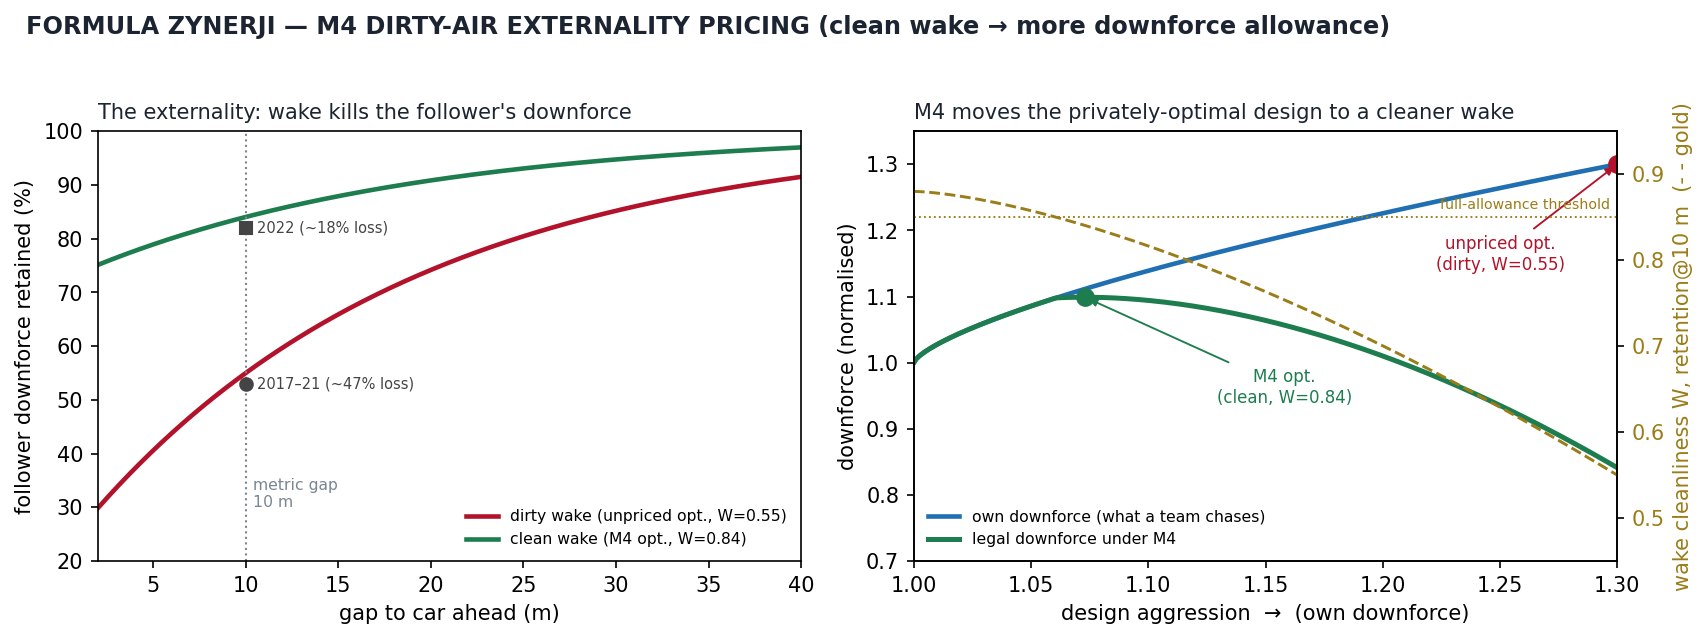

The Python source for this figure:
"""Formula Zynerji — the M4 dirty-air externality-pricing schedule, made concrete.

A car that chases maximum own-downforce tends to shed a dirtier wake, which destroys the
following car's downforce and so destroys overtaking. That loss is an externality: the cost
lands on racing, not on the team that caused it. M4 prices it. At the design stage each car's
CFD reports (a) its own peak downforce and (b) the downforce a standard follower retains in its
wake at a reference gap (wake cleanliness W). The legal downforce allowance is then scaled by W:
a clean wake keeps its full allowance, a dirty wake is docked. The privately-optimal design
therefore moves to a cleaner wake -- raceability bought without Balance-of-Performance and
without DRS.

  python modeling/aero_dirty_air.py  ->  modeling/aero_dirty_air.{pdf,svg,png} + printed numbers

Published anchors (orders of magnitude, FIA / Pat Symonds public figures):
  * 2017-21-generation cars: a follower lost ~35% downforce at ~20 m and ~47% at ~10 m.
  * 2022 ground-effect rules cut that to ~4% at 20 m and ~18% at 10 m.
The frontier W(x) and the allowance schedule g(W) below are an illustrative calibration; the
mechanism (and the direction of the equilibrium shift) is the point, not the exact constants.
"""
import sys, numpy as np
try: sys.stdout.reconfigure(encoding="utf-8")
except Exception: pass
import matplotlib; matplotlib.use("Agg"); import matplotlib.pyplot as plt
INK="#1b2430"; ACC="#b3122b"; BLUE="#1f6fb2"; MUT="#7a8694"; GREEN="#1e7d4f"; GOLD="#9a7d18"

GAP_REF = 10.0           # reference following gap for the wake metric, m
W_CLEAN = 0.85           # retention at/above which no allowance is docked

# --- design frontier: own-downforce up, wake cleanliness down (diminishing / convex) ---
x = np.linspace(1.0, 1.30, 301)              # design aggression (own downforce, normalised)
DF_own = 1.0 + 0.30*((x-1.0)/0.30)**0.7      # concave gain, +30% at the aggressive end
W      = 0.88 - 0.33*((x-1.0)/0.30)**1.5     # retention@10m: 0.88 (clean) -> 0.55 (dirty)

# --- M4 allowance schedule: keep full allowance if clean, docked if dirty (capped at 1) ---
def g_allow(w):  return np.clip(w/W_CLEAN, 0.0, 1.0)
DF_legal = DF_own * g_allow(W)               # downforce a team may actually run under M4

i_unpriced = int(np.argmax(DF_own))          # no M4: chase raw downforce -> dirtiest end
i_m4       = int(np.argmax(DF_legal))        # with M4: maximise legal downforce -> interior
W_unpriced, W_m4 = W[i_unpriced], W[i_m4]

print(f"""
FORMULA ZYNERJI — M4 DIRTY-AIR PRICING (illustrative calibration)
  reference gap ............ {GAP_REF:.0f} m ; full-allowance threshold W >= {W_CLEAN:.2f}
  UNPRICED optimum ......... design x={x[i_unpriced]:.2f}, own-DF {DF_own[i_unpriced]:.2f},
                             follower retention W={W_unpriced:.2f}  -> {(1-W_unpriced)*100:.0f}% loss (poor racing)
  M4-PRICED optimum ........ design x={x[i_m4]:.2f}, own-DF {DF_own[i_m4]:.2f},
                             legal-DF {DF_legal[i_m4]:.2f}, retention W={W_m4:.2f} -> {(1-W_m4)*100:.0f}% loss
  EFFECT ................... equilibrium follower retention {W_unpriced:.2f} -> {W_m4:.2f}
                             (+{(W_m4-W_unpriced)*100:.0f} pts), at {(1-DF_legal[i_m4]/DF_own[i_unpriced])*100:.0f}% less realised downforce
""")

# --- wake decay vs gap for the two resulting designs (illustrative shape, anchored at 10 m) ---
def retention(gap, W10, tau=18.0):
    return 1.0 - (1.0 - W10)*np.exp(-(gap - GAP_REF)/tau)
gaps = np.linspace(2, 40, 200)

fig, (axA, axB) = plt.subplots(1, 2, figsize=(11.5, 4.4))

# Panel A: follower downforce vs gap
axA.plot(gaps, retention(gaps, W_unpriced)*100, color=ACC, lw=2.2,
         label=f"dirty wake (unpriced opt., W={W_unpriced:.2f})")
axA.plot(gaps, retention(gaps, W_m4)*100, color=GREEN, lw=2.2,
         label=f"clean wake (M4 opt., W={W_m4:.2f})")
axA.axvline(GAP_REF, color=MUT, ls=":", lw=1); axA.text(GAP_REF+0.4, 30, "metric gap\n10 m", fontsize=7.5, color=MUT)
# published anchors at 10 m
axA.plot([GAP_REF],[53], "o", color="#444", ms=6); axA.text(GAP_REF+0.6,53,"2017–21 (~47% loss)",fontsize=7,color="#444",va="center")
axA.plot([GAP_REF],[82], "s", color="#444", ms=6); axA.text(GAP_REF+0.6,82,"2022 (~18% loss)",fontsize=7,color="#444",va="center")
axA.set_xlabel("gap to car ahead (m)"); axA.set_ylabel("follower downforce retained (%)")
axA.set_xlim(2,40); axA.set_ylim(20,100); axA.legend(fontsize=7.5, loc="lower right", frameon=False)
axA.set_title("The externality: wake kills the follower's downforce", fontsize=10, color=INK, loc="left")

# Panel B: design tradeoff with/without M4
axB.plot(x, DF_own, color=BLUE, lw=2.2, label="own downforce (what a team chases)")
axB.plot(x, DF_legal, color=GREEN, lw=2.4, label="legal downforce under M4")
axB.plot([x[i_unpriced]],[DF_own[i_unpriced]],"o",color=ACC,ms=8)
axB.annotate(f"unpriced opt.\n(dirty, W={W_unpriced:.2f})", (x[i_unpriced],DF_own[i_unpriced]),
             (x[i_unpriced]-0.05, DF_own[i_unpriced]-0.16), fontsize=8, color=ACC, ha="center",
             arrowprops=dict(arrowstyle="-|>",color=ACC,lw=.9))
axB.plot([x[i_m4]],[DF_legal[i_m4]],"o",color=GREEN,ms=8)
axB.annotate(f"M4 opt.\n(clean, W={W_m4:.2f})", (x[i_m4],DF_legal[i_m4]),
             (x[i_m4]+0.085, DF_legal[i_m4]-0.16), fontsize=8, color=GREEN, ha="center",
             arrowprops=dict(arrowstyle="-|>",color=GREEN,lw=.9))
axW = axB.twinx()
axW.plot(x, W, color=GOLD, lw=1.4, ls="--")
axW.axhline(W_CLEAN, color=GOLD, ls=":", lw=0.9)
axW.text(1.297, W_CLEAN+0.006, "full-allowance threshold", fontsize=6.8, color=GOLD, ha="right", va="bottom")
axW.set_ylabel("wake cleanliness W, retention@10 m  (- - gold)", color=GOLD); axW.tick_params(axis="y", labelcolor=GOLD)
axW.set_ylim(0.45, 0.95)
axB.set_xlabel("design aggression  →  (own downforce)"); axB.set_ylabel("downforce (normalised)")
axB.set_xlim(1.0,1.30); axB.set_ylim(0.7, 1.35); axB.legend(fontsize=7.5, loc="lower left", frameon=False)
axB.set_title("M4 moves the privately-optimal design to a cleaner wake", fontsize=10, color=INK, loc="left")

fig.suptitle("FORMULA ZYNERJI — M4 DIRTY-AIR EXTERNALITY PRICING (clean wake → more downforce allowance)",
             fontsize=11.5, fontweight="bold", color=INK, x=0.02, ha="left")
fig.tight_layout(rect=[0,0.02,1,0.95])
import os; OUT=os.path.dirname(os.path.abspath(__file__))
for e in ("pdf","svg"): fig.savefig(os.path.join(OUT,"aero_dirty_air."+e), bbox_inches="tight")
fig.savefig(os.path.join(OUT,"aero_dirty_air.png"), dpi=150, bbox_inches="tight"); plt.close(fig)
print("saved modeling/aero_dirty_air.{pdf,svg,png}")
